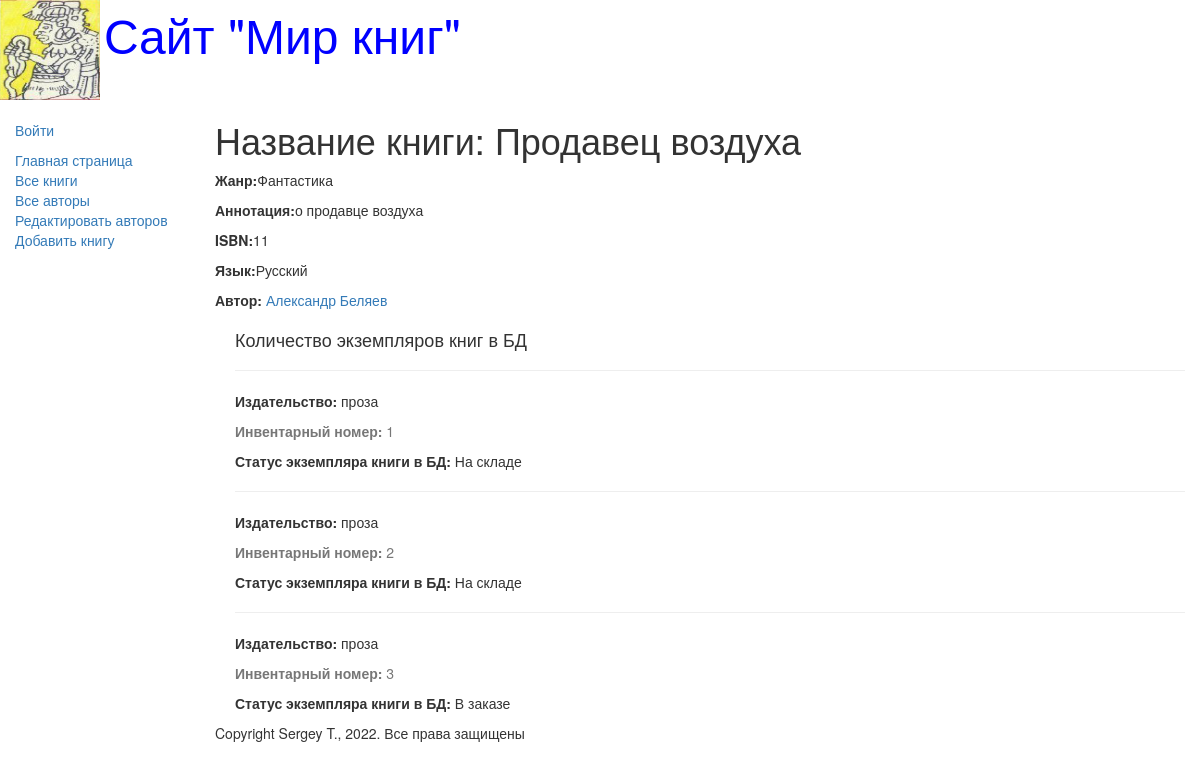
Screenshot of /book/1 with the database file from the repository.
### catalog/models.py (models this page shows, shortened)
class Book(models.Model):
    title = models.CharField(max_length=200, help_text='Введите название', verbose_name='Название книги')
    genre = models.ForeignKey('Genre', on_delete=models.CASCADE, help_text='Выберите жанр книги', verbose_name='Жанр книги', null=True)
    language = models.ForeignKey('Language', on_delete=models.CASCADE, help_text='Выберите язык книги', verbose_name='Язык книги', null=True)
    author = models.ManyToManyField('Autor', help_text='Выберите автора книги', verbose_name='Автор книги')
    summary = models.TextField(max_length=1000, help_text='Введите краткое описание книги', verbose_name='Краткое описание книги')
    isbn = models.CharField(max_length=13, help_text='Должно содержать 13 символов', verbose_name='ISBN книги')
    def display_author(self):
        return ', '.join([author.last_name for author in self.author.all()])
    display_author.short_description = 'Авторы'

class Genre(models.Model):
    name = models.CharField(max_length=200, help_text='Введите жанр книги', verbose_name='Жанр книги')
    def __str__(self):
        return self.name

class Language(models.Model):
    name = models.CharField(max_length=200, help_text='Введите язык книги', verbose_name='Язык книги')
    def __str__(self):
        return self.name

class Autor(models.Model):
    first_name = models.CharField(max_length=100, help_text='Введите имя автора', verbose_name='Имя автора')
    last_name = models.CharField(max_length=100, help_text='Введите фамилию автора', verbose_name='Фамилия автора')
    date_of_birth = models.DateField(help_text='Введите дату рождения', verbose_name='Дата рождения', null=True, blank=True)
    date_of_death = models.DateField(help_text='Введите дату смерти', verbose_name='Дата смерти', null=True, blank=True)

class BookInstance(models.Model):
    book = models.ForeignKey('Book', on_delete=models.CASCADE, null=True)
    inv_nom = models.CharField(max_length=20, null=True, help_text='Введите инвентарный номер экземпляра', verbose_name='Инвентарный номер')
    imprint = models.CharField(max_length=200, help_text='Введите издательство и год выпуска', verbose_name='Издательство')
    status = models.ForeignKey('Status', on_delete=models.CASCADE, null=True, help_text='Изменить состояние экземпляра', verbose_name="Статус экземпляра книги")
    due_back = models.DateField(null=True, blank=True, help_text='Введите конец срока статуса', verbose_name='Дата окончания статуса')
    borrower = models.ForeignKey(User, on_delete=models.SET_NULL, null=True, blank=True, verbose_name='Заказчик', help_text='Выберите заказчика книги')

class Status(models.Model):
    name = models.CharField(max_length=20, help_text='Введите статус экземпляра книги', verbose_name='Статус экземпляра книги')
    def __str__(self):
        return self.name

### catalog/views.py (the view)
# urls.py: re_path(r'^book/(?P<pk>\d+)$', views.BookDetailView.as_view(), name='book-detail'),
class BookDetailView(generic.DetailView):
    model = Book

### catalog/templates/catalog/book_detail.html (shortened to what this page needs)
{% extends 'base_generic.html' %}
{% block content %}
    <h1>Название книги: {{ book.title }} </h1>
    <p><strong>Жанр:</strong>{{ book.genre }}</p>
    <p><strong>Аннотация:</strong>{{ book.summary }}</p>
    <p><strong>ISBN:</strong>{{ book.isbn }}</p>
    <p><strong>Язык:</strong>{{ book.language }}</p>
        {% for author in book.author.all %}
            <p><strong>Автор:</strong>
                <a href="">{{ author.first_name }} {{ author.last_name }}</a> </p>
        {% endfor %}
    <div style="margin-left:20px; margin-top:20px">
        <h4>Количество экземпляров книг в БД</h4>
        {% for copy in book.bookinstance_set.all %}
            <hr>
            <p><strong>Издательство: </strong> {{ copy.imprint }}</p>
            <p class="text-muted"><strong>Инвентарный номер: </strong>{{ copy.id }}</p>
            <p><strong>Статус экземпляра книги в БД: </strong>{{ copy.status }}</p>
        {% endfor %}
    </div>
{% endblock %}

### catalog/templates/base_generic.html (shortened to what this page needs)
<!doctype html>
<html lang="en">
<head>
    <link rel="stylesheet" href="https://maxcdn.bootstrapcdn.com/bootstrap/3.3.7/css/bootstrap.min.css">
    {% load static %}
    <link rel="stylesheet" href="{% static 'css/styles.css' %}">
    {% block head %}
        <img src="{% static 'images/logo.jpg' %}" style="width:100px;height:100px" align="absmiddle">
        <font size=7, color="blue">Сайт "Мир книг"</font>
    {% endblock %}
</head>
<body>
    <div class="container-fluid">
        <div    class="row">
            <div class="col-sm-2">
                {% block sidebar %}
                <ul class="sidebar-nav">
                    {% if user.is_authenticated %}
                        <li> Пользователь: {{ user.get_username }}</li>
                        <li> <a href="{% url 'my-borrowed'%}">Мои заказы</a> </li>
                        <li> <a href="{% url 'logout' %}?next={{request.path}}">Выход</a> </li>
                    {% else %}
                        <li><a href="{% url 'login' %}?next={{request.path}}">Войти</a> </li>
                    {% endif %}
                    <li><a href="{% url 'index' %}">Главная страница</a> </li>
                    <li><a href="{% url 'books' %}">Все книги</a> </li>
                    <li><a href="{% url 'author' %}">Все авторы</a> </li>
                    <li><a href="{% url 'authors_add' %}">Редактировать авторов</a> </li>
                    <li><a href="{% url 'book_create' %}">Добавить книгу</a> </li>
                </ul>
                {% endblock %}
            </div>
            <div class="col-sm-10">
                {% block content %}{% endblock %}
                {% block footer %}
                    {% block copyright %}
                    <p>Copyright Sergey T., 2022. Все права защищены</p>
                    {% endblock %}
                {% endblock %}
            </div>
        </div>
    </div>
</body>
</html>

### catalog/static/css/styles.css (style rules this page uses)
.sidebar-nav { margin-top: 20px; padding: 0; list-style: none; }

### rows the page displays
Book: title "Продавец воздуха", genre "Фантастика", summary "о продавце воздуха", isbn "11", language "Русский"
Autor: first_name "Александр", last_name "Беляев"
BookInstance: imprint "проза", id "1", status "На складе"
BookInstance: imprint "проза", id "2", status "На складе"
BookInstance: imprint "проза", id "3", status "В заказе"
